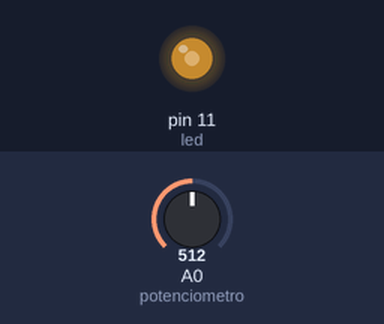
The sketch below on a simulated Arduino Uno, built with avr-gcc and run on an emulated ATmega328P. On the bench: output pins drawn as LEDs (lit = HIGH). The inputs (shaded band) are chosen by the test bench; at power-on: A0 (potenciometro) = 512.

Above: at 1.2 s.
1.3 s: A0 (potenciometro) set to 716
At 2.5 s:
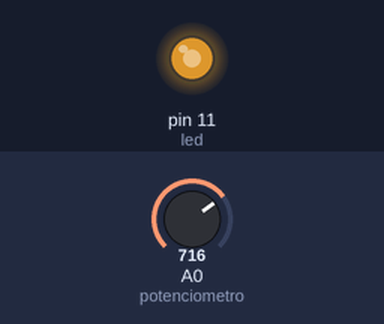
2.8 s: A0 (potenciometro) set to 900
At 3.8 s:
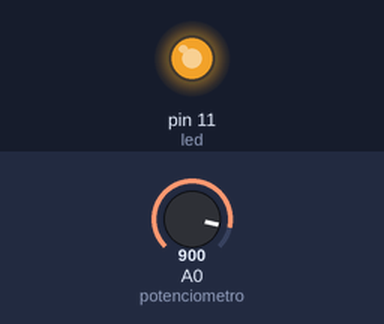
4.3 s: A0 (potenciometro) set to 122
At 5.0 s:
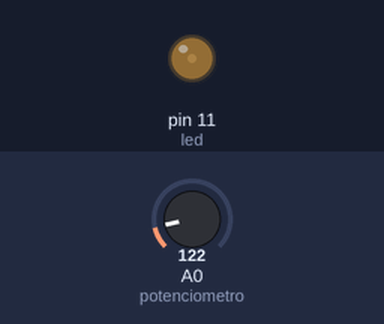
5.8 s: A0 (potenciometro) set to 0
At 6.1 s:
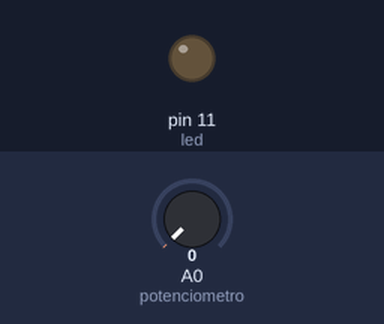
Timing chart, 0 to 8.3 s (numbered marks = the images above; inputs shaded):
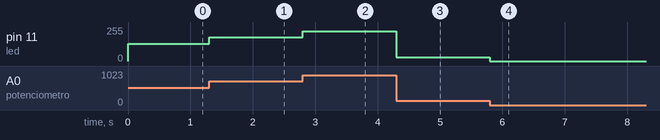

The sketch:

Controlar_Brillo_LED_Potenciometro.ino
```cpp
int led = 11;              // Variable que almacena el número de pin del LED
int brillo;                // Variable que almacena el nivel de brillo
int potenciometro = 0;     // Variable que almacena el número de pin del potenciómetro

void setup() {
  pinMode(led, OUTPUT);    // Configura el pin del LED como salida
}

void loop() {
  brillo = analogRead(potenciometro) / 4;    // Lee el valor analógico del potenciómetro y lo divide por 4 para ajustarlo al rango de 0 a 255 (niveles de brillo)
  analogWrite(led, brillo);                   // Establece el nivel de brillo del LED utilizando PWM
}
```

Measured:
- after the input at 1.3 s, pin 11 (led): 128/255 → 179/255 at once
- after the input at 2.8 s, pin 11 (led): 179/255 → 225/255 at once
- after the input at 4.3 s, pin 11 (led): 225/255 → 30/255 at once
- after the input at 5.8 s, pin 11 (led): 30/255 → 0/255 at once
